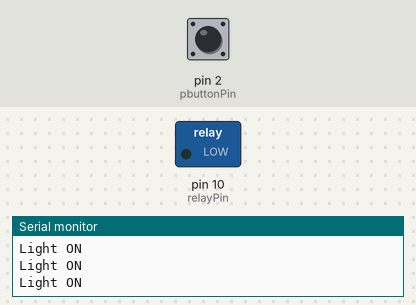
Simulated run of this sketch. Board: Arduino Uno, built with avr-gcc and run on an emulated ATmega328P. On the bench: switched loads named in the sketch (green lamp = pin HIGH), the last lines printed to the serial monitor. Inputs (shaded band) come from the test bench; at power-on: pin 2 (pbuttonPin) HIGH.

Above: at 1.2 s.
1.3 s: pin 2 (pbuttonPin) pulled LOW for 0.15 s
At 2.3 s:
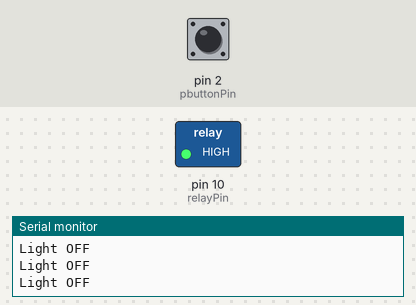
3.1 s: pin 2 (pbuttonPin) pulled LOW for 1 s
At 5.4 s:
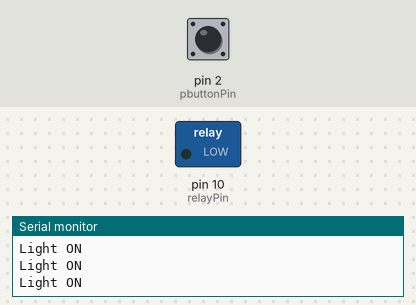
5.7 s: pin 2 (pbuttonPin) pulled LOW for 3.2 s
At 9.4 s:
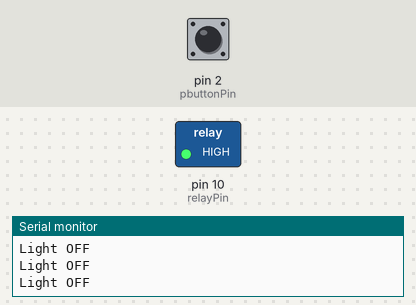
Timing chart, 0 to 10.9 s (numbered marks = the images above; inputs shaded):
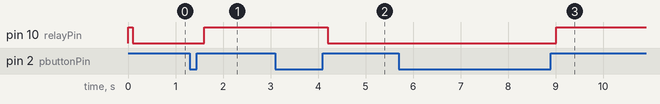

Measured:
- after the input at 1.3 s, pin 10 (relayPin): LOW → HIGH after 0.30 s
- after the input at 3.1 s, pin 10 (relayPin): HIGH → LOW after 1.1 s
- after the input at 5.7 s, pin 10 (relayPin): LOW → HIGH after 3.3 s

The sketch:

sketch_oct19a.ino
```cpp
int pbuttonPin = 2;// connect output to push button
int relayPin = 10;// Connected to relay (LED)

int val = 0; // push value from pin 2
int lightON = 0;//light status
int pushed = 0;//push status


void setup() {
  // Robojax.com code and video tutorial for push button ON and OFF
  Serial.begin(9600);
  pinMode(pbuttonPin, INPUT_PULLUP);
  pinMode(relayPin, OUTPUT);
 digitalWrite(relayPin, HIGH);// keep the load OFF at the begining. If you wanted to be ON, change the HIGH to LOW
}

void loop() {
// Robojax.com code and video tutorial for push button ON and OFF
  val = digitalRead(pbuttonPin);// read the push button value

  if(val == HIGH && lightON == LOW){

    pushed = 1-pushed;
    delay(100);
  }

  lightON = val;

      if(pushed == HIGH){
        Serial.println("Light ON");
        digitalWrite(relayPin, LOW);

      }else{
        Serial.println("Light OFF");
        digitalWrite(relayPin, HIGH);

      }

// Robojax.com code and video tutorial for push button ON and OFF

  delay(100);
}
```
